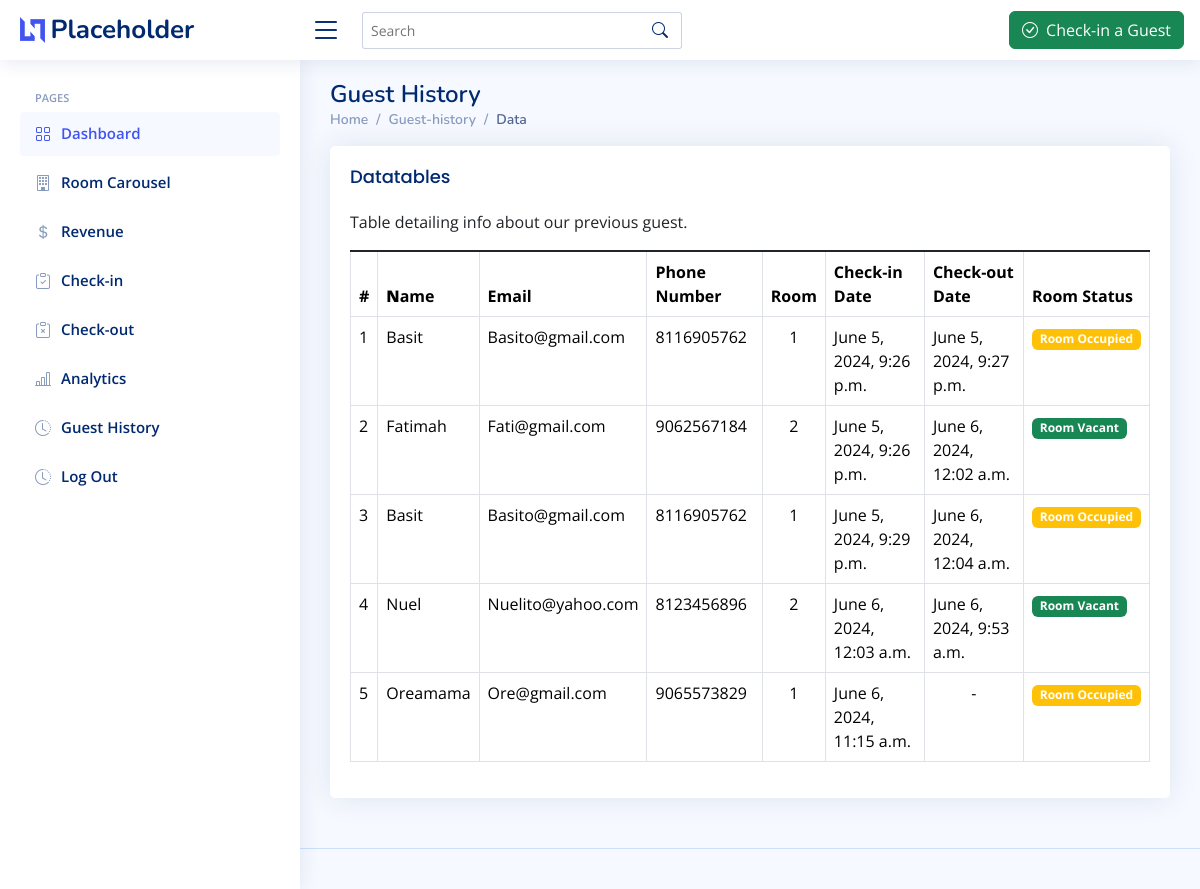
The page /history/ (signed in) on the database its author committed.
### LodgeApp/models.py (models this page shows, shortened)
class Guest(models.Model):
    name = models.CharField(max_length=50)
    email = models.EmailField()
    number = models.IntegerField()
    room  = models.ForeignKey(Room, on_delete=models.CASCADE)
    check_in = models.DateTimeField(auto_now_add=True)
    staff = models.ForeignKey(Staff, on_delete=models.CASCADE)
    check_out = models.DateTimeField(null=True,blank=True)

class Room(models.Model):
    ROOM_NUMBERS = [(str(num),str(num)) for num in range(1,21)]
    room_number = models.CharField(max_length=2, choices=ROOM_NUMBERS, unique=True)
    room_status = models.BooleanField(default=False)
    room_price = models.IntegerField(default=10000)

### LodgeApp/views.py (the view)
# urls.py: path('history/', views.history, name='history'),
def history(request):
    if request.user.is_authenticated:
        guests = Guest.objects.all()
        context = {'guests':guests}
        return render(request, 'pages-guest-history.html', context)
    else:
        return redirect('sign-in')

### LodgeApp/templates/pages-guest-history.html (shortened to what this page needs)
<!DOCTYPE html>
<html lang="en">
  <head>
    <link
      href="../static/vendor/bootstrap/css/bootstrap.min.css"
      rel="stylesheet"
    />
    <link
      href="../static/vendor/bootstrap-icons/bootstrap-icons.css"
      rel="stylesheet"
    />
    <link
      href="../static/vendor/boxicons/css/boxicons.min.css"
      rel="stylesheet"
    />
    <link href="../static/vendor/quill/quill.snow.css" rel="stylesheet" />
    <link href="../static/vendor/quill/quill.bubble.css" rel="stylesheet" />
    <link href="../static/vendor/remixicon/remixicon.css" rel="stylesheet" />
    <link
      href="../static/vendor/simple-datatables/style.css"
      rel="stylesheet"
    />
    <link href="../static/css/style.css" rel="stylesheet" />
  </head>
  <body>
    <header id="header" class="header fixed-top d-flex align-items-center">
      <div class="d-flex align-items-center justify-content-between">
        <a href="index.html" class="logo d-flex align-items-center">
          <img src="../static/img/logo.png" alt="" />
          <span class="d-none d-lg-block">Placeholder</span>
        </a>
        <i class="bi bi-list toggle-sidebar-btn"></i>
      </div>
      <div class="search-bar">
        <form
          class="search-form d-flex align-items-center"
          method="POST"
          action="#"
        >
          <input
            type="text"
            name="query"
            placeholder="Search"
            title="Enter search keyword"
          />
          <button type="submit" title="Search">
            <i class="bi bi-search"></i>
          </button>
        </form>
      </div>
      <nav class="header-nav ms-auto">
        <ul class="d-flex align-items-center">
          <li class="nav-item pe-3">
            <a href="{% url 'check-in' %}">
              <button type="button" class="btn btn-success">
                <i class="bi bi-check-circle me-1"></i> Check-in a Guest
              </button>
            </a>
          </li>
        </ul>
      </nav>
    </header>
    <aside id="sidebar" class="sidebar">
      <ul class="sidebar-nav" id="sidebar-nav">
        <li class="nav-heading">Pages</li>
        <li class="nav-item">
          <a class="nav-link" href="{% url 'dashboard' %}">
            <i class="bi bi-grid"></i>
            <span>Dashboard</span>
          </a>
        </li>
        <li class="nav-item">
          <a class="nav-link collapsed" href="{% url 'rooms' %}">
            <i class="bi bi-building"></i>
            <span>Room Carousel</span>
          </a>
        </li>
        <li class="nav-item">
          <a class="nav-link collapsed" href="{% url 'dashboard' %}">
            <i class="bi bi-currency-dollar"></i>
            <span>Revenue</span>
          </a>
        </li>
        <li class="nav-item">
          <a class="nav-link collapsed" href="{% url 'dashboard' %}">
            <i class="bi bi-clipboard-check"></i>
            <span>Check-in</span>
          </a>
        </li>
        <li class="nav-item">
          <a class="nav-link collapsed" href="{% url 'dashboard' %}">
            <i class="bi bi-clipboard-x"></i>
            <span>Check-out</span>
          </a>
        </li>
        <li class="nav-item">
          <a class="nav-link collapsed" href="{% url 'dashboard' %}">
            <i class="bi bi-bar-chart-line"></i>
            <span>Analytics</span>
          </a>
        </li>
        <li class="nav-item">
          <a class="nav-link collapsed" href="{% url 'history' %}">
            <i class="bi bi-clock-history"></i>
            <span>Guest History</span>
          </a>
        </li>
        <li class="nav-item">
          <a class="nav-link collapsed" href="{% url 'logout' %}">
            <i class="bi bi-clock-history"></i>
            <span>Log Out</span>
          </a>
        </li>
      </ul>
    </aside>
    <main id="main" class="main">
      <div class="pagetitle">
        <h1>Guest History</h1>
        <nav>
          <ol class="breadcrumb">
            <li class="breadcrumb-item"><a href="index.html">Home</a></li>
            <li class="breadcrumb-item">Guest-history</li>
            <li class="breadcrumb-item active">Data</li>
          </ol>
        </nav>
      </div>
      <section class="section">
        <div class="row">
          <div class="col-lg-12">
            <div class="card">
              <div class="card-body">
                <h5 class="card-title">Datatables</h5>
                <p>Table detailing info about our previous guest.</p>
                <table
                  class="table datatable table-group-divider table-bordered"
                >
                  <thead>
                    <tr>
                      <th scope="col">#</th>
                      <th><b>N</b>ame</th>
                      <th>Email</th>
                      <th>Phone Number</th>
                      <th>Room</th>
                      <th data-type="date" data-format="YYYY/DD/MM">
                        Check-in Date
                      </th>
                      <th data-type="date" data-format="YYYY/DD/MM">
                        Check-out Date
                      </th>
                      <th scope="col">Room Status</th>
                    </tr>
                  </thead>
                  <tbody>
                    {% for guest in guests %}
                    <tr>
                      <td>{{ forloop.counter }}</td>
                      <td>{{guest.name}}</td>
                      <td>{{guest.email}}</td>
                      <td>{{guest.number}}</td>
                      <td style='text-align: center;'>{{guest.room.room_number}}</td>
                      <td>{{guest.check_in}}</td>
                      {% if guest.check_out %}
                        <td>{{guest.check_out}}</td>
                        {% else %}
                        <td style='text-align: center;'>-</td>
                      {% endif %}
                      {% if guest.room.room_status %}
                        <td><span class="badge bg-warning">Room Occupied</span></td>
                        {% else %}
                        <td><span class="badge bg-success">Room Vacant</span></td>
                      {% endif %}
                    </tr>
                    {% endfor %}
                  </tbody>
                </table>
              </div>
            </div>
          </div>
        </div>
      </section>
    </main>
    <footer id="footer" class="footer"></footer>
  </body>
</html>

### LodgeApp/static/css/style.css (style rules this page uses)
:root { scroll-behavior: smooth; }
body { font-family: "Open Sans", sans-serif; background: #f6f9ff; color: #444444; }
a { color: #4154f1; text-decoration: none; }
h1, h2, h3, h4, h5, h6 { font-family: "Nunito", sans-serif; }
#main { margin-top: 60px; padding: 20px 30px; transition: all 0.3s; }
.pagetitle { margin-bottom: 10px; }
.pagetitle h1 { font-size: 24px; margin-bottom: 0; font-weight: 600; color: #012970; }
.card { margin-bottom: 30px; border: none; border-radius: 5px; box-shadow: 0px 0 30px rgba(1, 41, 112, 0.1); }
.card-title { padding: 20px 0 15px 0; font-size: 18px; font-weight: 500; color: #012970; font-family: "Poppins", sans-serif; }
.card-body { padding: 0 20px 20px 20px; }
.breadcrumb { font-size: 14px; font-family: "Nunito", sans-serif; color: #899bbd; font-weight: 600; }
.breadcrumb a { color: #899bbd; transition: 0.3s; }
.breadcrumb .breadcrumb-item::before { color: #899bbd; }
.breadcrumb .active { color: #51678f; font-weight: 600; }
.logo { line-height: 1; }
@media (min-width: 1200px) { .logo { width: 280px; } }
.logo img { max-height: 26px; margin-right: 6px; }
.logo span { font-size: 26px; font-weight: 700; color: #012970; font-family: "Nunito", sans-serif; }
.header { transition: all 0.5s; z-index: 997; height: 60px; box-shadow: 0px 2px 20px rgba(1, 41, 112, 0.1); background-color: #fff; padding-left: 20px; }
.header .toggle-sidebar-btn { font-size: 32px; padding-left: 10px; cursor: pointer; color: #012970; }
.header .search-bar { min-width: 360px; padding: 0 20px; }
.header .search-form { width: 100%; }
.header .search-form input { border: 0; font-size: 14px; color: #012970; border: 1px solid rgba(1, 41, 112, 0.2); padding: 7px 38px 7px 8px; border-radius: 3px; transition: 0.3s; width: 100%; }
.header .search-form button { border: 0; padding: 0; margin-left: -30px; background: none; }
.header .search-form button i { color: #012970; }
.header-nav ul { list-style: none; }
.header-nav>ul { margin: 0; padding: 0; }
.sidebar { position: fixed; top: 60px; left: 0; bottom: 0; width: 300px; z-index: 996; transition: all 0.3s; padding: 20px; overflow-y: auto; scrollbar-width: thin; scrollbar-color: #aab7cf transparent; box-shadow: 0px 0px 20px rgba(1, 41, 112, 0.1); background-color: #fff; }
@media (min-width: 1200px) { #main, #footer { margin-left: 300px; } }
.sidebar-nav { padding: 0; margin: 0; list-style: none; }
.sidebar-nav li { padding: 0; margin: 0; list-style: none; }
.sidebar-nav .nav-item { margin-bottom: 5px; }
.sidebar-nav .nav-heading { font-size: 11px; text-transform: uppercase; color: #899bbd; font-weight: 600; margin: 10px 0 5px 15px; }
.sidebar-nav .nav-link { display: flex; align-items: center; font-size: 15px; font-weight: 600; color: #4154f1; transition: 0.3; background: #f6f9ff; padding: 10px 15px; border-radius: 4px; }
.sidebar-nav .nav-link i { font-size: 16px; margin-right: 10px; color: #4154f1; }
.sidebar-nav .nav-link.collapsed { color: #012970; background: #fff; }
.sidebar-nav .nav-link.collapsed i { color: #899bbd; }
.footer { padding: 20px 0; font-size: 14px; transition: all 0.3s; border-top: 1px solid #cddfff; }

### rows shown on the page
Guest: name "Basit", email "Basito@gmail.com", number "8116905762", room.room_number "1", check_in "June 5, 2024, 9:26 p.m.", check_out "June 5, 2024, 9:27 p.m.", shows "Room Occupied"
Guest: name "Fatimah", email "Fati@gmail.com", number "9062567184", room.room_number "2", check_in "June 5, 2024, 9:26 p.m.", check_out "June 6, 2024, 12:02 a.m.", shows "Room Vacant"
Guest: name "Basit", email "Basito@gmail.com", number "8116905762", room.room_number "1", check_in "June 5, 2024, 9:29 p.m.", check_out "June 6, 2024, 12:04 a.m.", shows "Room Occupied"
Guest: name "Nuel", email "Nuelito@yahoo.com", number "8123456896", room.room_number "2", check_in "June 6, 2024, 12:03 a.m.", check_out "June 6, 2024, 9:53 a.m.", shows "Room Vacant"
Guest: name "Oreamama", email "Ore@gmail.com", number "9065573829", room.room_number "1", check_in "June 6, 2024, 11:15 a.m.", shows "Room Occupied"
